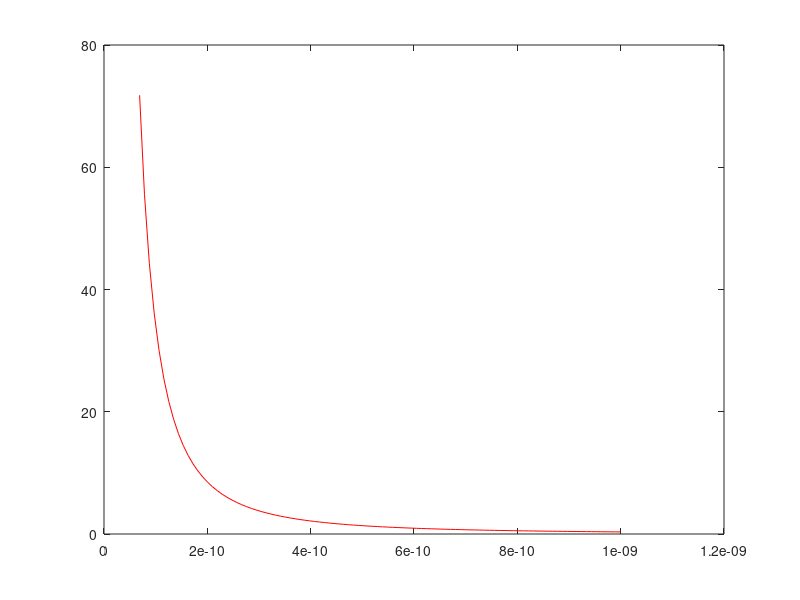

This chart was generated by the following MATLAB code: (Note: this script raises an error after producing the figure.)
clear
clc
mp = 1.672623e-21;
m0 = 9.1093837e-31;
e0 = 1.60217663e-19;
hbar = 1.054571817e-34;
h = 6.626e-34;
m0u = m0 * 206.7682830;
c = 299792458;
nano = 1e9;
pi= 3.142;
eps0 = 8.85418782e-12;
%%%%%%%%%%%%%%%%%%%%%%%%%%%%%%%%%%%%%%%%%%%%%%%%%%%%
%%%%   band parameters
%%%%%%%%%%%%%%%%%%%%%%%%%%%%%%%%%%%%%%%%%%%%%%%%%%%

meInN = 0.12;
epsInN = 15.3;
mhInN = 1.63;
%%%%%%% electron and hole mass when using muon %%%%%%
%%%% electron %%%%
meInNu = meInN*206.7682830;
%%%% hole %%%%%
mhInNu = meInN*186;
%%%%%%%%%% reduced mass in free space%%%%%%%%
mr0 = (m0*mp)/(m0+mp);
mr0u = 186*m0;
%%%%%%%%%%% bohr radii in free space%%%%%%%%
a0 = (4*pi*eps0*hbar^2)/(mr0*e0^2);
a0u = (4*pi*eps0*hbar^2)/(mr0u*e0^2);
%%%%%%%%%%% Energy in free space%%%%%%%%%%%%
E0 = (mr0*e0^4)/(8*eps0^2*h^2);
E0u = (mr0u*e0^4)/(8*eps0^2*h^2);
%%%%%%%%%% calculating reduced mass electronic hydrohen %%%%%%
mrInN = (meInN * mhInN)/(meInN + mhInN);
%%%%%% mr for electrons %%%%%%%%%%
mrInNe = mrInN * m0;
%%%%%%%%%% calculating reduced mass muonic hydrogen %%%%%%
mruInN = (meInNu * mhInNu)/(meInNu + mhInNu);
%%%%%%%%%% mr for muon%%%%%%
mrInNu = mruInN * m0;

%%%%%%% calculating electron bohr radius a0e  %%%%%%%
a0eInN = (4*pi*eps0*epsInN*hbar^2)/(mrInNe*e0^2);
%%%%%%%% calculating muon bohr radius a0u %%%%%%%%%
a0uInN = (4*pi*eps0*epsInN*hbar^2)/(mrInNu*e0^2);
%%%%%%%%%%%%% calculating ground state rydberg energy E0 %%%%%%%%%%%%
%%%%%%%%%% for electron E0e %%%%%%%%%%%%%%
E0eInN = (hbar^2)/(2*mrInNe*a0eInN^2); 
%%%%%%%%%% for muon E0u %%%%%%%%%%%%%%%%%
E0uInN = (hbar^2)/(2*mrInNu*a0uInN^2);
%%%%%%%%%%%% R for electron %%%%%%%%
ReInN = linspace(1e-9,a0uInN,100);
%%%%%%%%%%% R for muon %%%%%%%%
RuInN = linspace(1e-9,a0uInN,100);
%%%%%%%%%% E0eRe for electron %%%%%%
E0eReInN = E0eInN .* (a0eInN./ReInN).^2;
%%%%%%%%%% E0uRu for muon %%%%%%
E0uRuInN = E0uInN .* (a0uInN./RuInN).^2;
%plot(ReInN,E0eReInN/e0,'r',ReGaN,E0eReGaN/e0,'b',ReAlN,E0eReAlN/e0,'g',ReBN,E0eBN/e0,'k');
plot(ReInN,E0eReInN/e0,'r');
%%%%%%% muon lifetime tauu %%%%%%%%%%
tauInNu = (RuInN * mrInNu)./sqrt(2*mrInN*E0uInN);
%%tauReInN = tauInNu * (RuInN./a0uInN);
%%plot (RuInN,tauInNu);
delT = (hbar)./ (2 *  E0uRuInN);
goodplot
